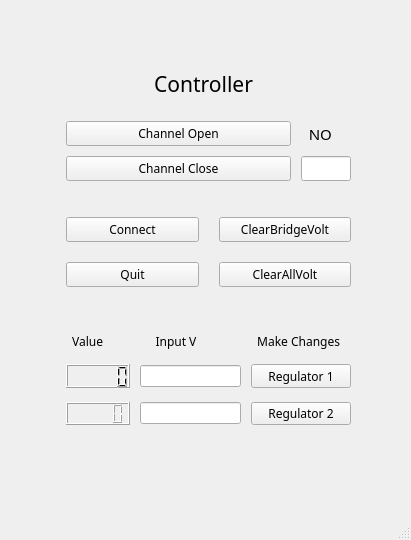
<?xml version="1.0" encoding="UTF-8"?>
<ui version="4.0">
 <class>MainWindow</class>
 <widget class="QMainWindow" name="MainWindow">
  <property name="geometry">
   <rect>
    <x>0</x>
    <y>0</y>
    <width>411</width>
    <height>540</height>
   </rect>
  </property>
  <property name="windowTitle">
   <string>MainWindow</string>
  </property>
  <widget class="QWidget" name="centralwidget">
   <widget class="QWidget" name="formLayoutWidget">
    <property name="geometry">
     <rect>
      <x>50</x>
      <y>60</y>
      <width>311</width>
      <height>391</height>
     </rect>
    </property>
    <layout class="QFormLayout" name="formLayout">
     <property name="labelAlignment">
      <set>Qt::AlignJustify|Qt::AlignVCenter</set>
     </property>
     <property name="formAlignment">
      <set>Qt::AlignCenter</set>
     </property>
     <item row="3" column="1">
      <layout class="QHBoxLayout" name="horizontalLayout"/>
     </item>
     <item row="5" column="1">
      <layout class="QGridLayout" name="gridLayout_2">
       <property name="leftMargin">
        <number>10</number>
       </property>
       <property name="topMargin">
        <number>20</number>
       </property>
       <property name="rightMargin">
        <number>10</number>
       </property>
       <property name="bottomMargin">
        <number>20</number>
       </property>
       <property name="spacing">
        <number>20</number>
       </property>
       <item row="1" column="0">
        <widget class="QPushButton" name="ConnectButton">
         <property name="font">
          <font>
           <family>MV Boli</family>
          </font>
         </property>
         <property name="text">
          <string>Connect</string>
         </property>
        </widget>
       </item>
       <item row="1" column="1">
        <widget class="QPushButton" name="ClearBridgeButton">
         <property name="font">
          <font>
           <family>MV Boli</family>
          </font>
         </property>
         <property name="text">
          <string>ClearBridgeVolt</string>
         </property>
        </widget>
       </item>
       <item row="2" column="0">
        <widget class="QPushButton" name="QuitButton">
         <property name="font">
          <font>
           <family>MV Boli</family>
          </font>
         </property>
         <property name="text">
          <string>Quit</string>
         </property>
        </widget>
       </item>
       <item row="2" column="1">
        <widget class="QPushButton" name="ClearAllVolt">
         <property name="font">
          <font>
           <family>MV Boli</family>
          </font>
         </property>
         <property name="text">
          <string>ClearAllVolt</string>
         </property>
        </widget>
       </item>
      </layout>
     </item>
     <item row="6" column="1">
      <layout class="QGridLayout" name="gridLayout">
       <property name="leftMargin">
        <number>10</number>
       </property>
       <property name="topMargin">
        <number>20</number>
       </property>
       <property name="rightMargin">
        <number>10</number>
       </property>
       <property name="bottomMargin">
        <number>14</number>
       </property>
       <property name="horizontalSpacing">
        <number>10</number>
       </property>
       <property name="verticalSpacing">
        <number>14</number>
       </property>
       <item row="0" column="0">
        <widget class="QLabel" name="label_2">
         <property name="maximumSize">
          <size>
           <width>80</width>
           <height>20</height>
          </size>
         </property>
         <property name="font">
          <font>
           <family>MV Boli</family>
          </font>
         </property>
         <property name="text">
          <string>  Value</string>
         </property>
        </widget>
       </item>
       <item row="2" column="1">
        <widget class="QLineEdit" name="lineEdit_3"/>
       </item>
       <item row="0" column="1">
        <widget class="QLabel" name="label_3">
         <property name="maximumSize">
          <size>
           <width>80</width>
           <height>20</height>
          </size>
         </property>
         <property name="font">
          <font>
           <family>MV Boli</family>
          </font>
         </property>
         <property name="text">
          <string>     Input V</string>
         </property>
        </widget>
       </item>
       <item row="7" column="1">
        <widget class="QLineEdit" name="lineEdit_4"/>
       </item>
       <item row="7" column="0">
        <widget class="QLCDNumber" name="lcdNumber_2"/>
       </item>
       <item row="2" column="0">
        <widget class="QLCDNumber" name="lcdNumber"/>
       </item>
       <item row="2" column="2">
        <widget class="QPushButton" name="Regulator1">
         <property name="maximumSize">
          <size>
           <width>140</width>
           <height>40</height>
          </size>
         </property>
         <property name="font">
          <font>
           <family>MV Boli</family>
          </font>
         </property>
         <property name="text">
          <string>Regulator 1</string>
         </property>
        </widget>
       </item>
       <item row="7" column="2">
        <widget class="QPushButton" name="Regulator2">
         <property name="maximumSize">
          <size>
           <width>140</width>
           <height>40</height>
          </size>
         </property>
         <property name="font">
          <font>
           <family>MV Boli</family>
          </font>
         </property>
         <property name="text">
          <string>Regulator 2</string>
         </property>
        </widget>
       </item>
       <item row="0" column="2">
        <widget class="QLabel" name="label_4">
         <property name="minimumSize">
          <size>
           <width>100</width>
           <height>0</height>
          </size>
         </property>
         <property name="maximumSize">
          <size>
           <width>180</width>
           <height>20</height>
          </size>
         </property>
         <property name="font">
          <font>
           <family>MV Boli</family>
          </font>
         </property>
         <property name="text">
          <string>  Make Changes</string>
         </property>
        </widget>
       </item>
      </layout>
     </item>
     <item row="4" column="1">
      <layout class="QGridLayout" name="gridLayout_3">
       <property name="leftMargin">
        <number>10</number>
       </property>
       <property name="topMargin">
        <number>10</number>
       </property>
       <property name="rightMargin">
        <number>10</number>
       </property>
       <property name="bottomMargin">
        <number>10</number>
       </property>
       <property name="spacing">
        <number>10</number>
       </property>
       <item row="1" column="0">
        <widget class="QPushButton" name="ChannelClose">
         <property name="font">
          <font>
           <family>MV Boli</family>
          </font>
         </property>
         <property name="text">
          <string>Channel Close</string>
         </property>
        </widget>
       </item>
       <item row="0" column="0">
        <widget class="QPushButton" name="ChannelOpen">
         <property name="font">
          <font>
           <family>MV Boli</family>
          </font>
         </property>
         <property name="text">
          <string>Channel Open</string>
         </property>
        </widget>
       </item>
       <item row="1" column="1">
        <widget class="QLineEdit" name="lineEdit_2">
         <property name="maximumSize">
          <size>
           <width>50</width>
           <height>30</height>
          </size>
         </property>
        </widget>
       </item>
       <item row="0" column="1">
        <widget class="QLabel" name="label_5">
         <property name="font">
          <font>
           <family>MV Boli</family>
           <pointsize>11</pointsize>
          </font>
         </property>
         <property name="text">
          <string>  NO</string>
         </property>
        </widget>
       </item>
      </layout>
     </item>
     <item row="0" column="1">
      <widget class="QLabel" name="label">
       <property name="font">
        <font>
         <family>Forte</family>
         <pointsize>16</pointsize>
         <weight>50</weight>
         <bold>false</bold>
        </font>
       </property>
       <property name="text">
        <string>                  Controller</string>
       </property>
      </widget>
     </item>
    </layout>
   </widget>
  </widget>
  <widget class="QMenuBar" name="menubar">
   <property name="geometry">
    <rect>
     <x>0</x>
     <y>0</y>
     <width>411</width>
     <height>23</height>
    </rect>
   </property>
  </widget>
  <widget class="QStatusBar" name="statusbar"/>
 </widget>
 <resources/>
 <connections/>
</ui>
